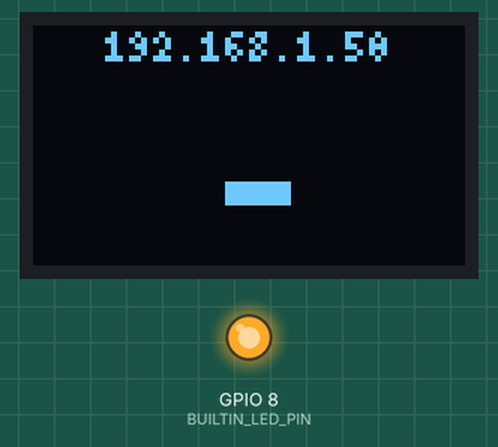
Bench run of a program on a simulated ESP32-C3. Shown: 72×40 one-colour display, output pins drawn as LEDs (lit = HIGH). WiFi joins after 1.5 s; servers stay silent unless stated; what the program prints to the serial monitor is not drawn.

Above: at 1.6 s.

The program:

main.cpp
```cpp
// Hand signal device, version 1 (UC-HAND-001, TERM-DEVICE-STATE).
//
// Receives the state from the technician console over Wi-Fi and shows it:
//   lowered       "0"            normal display, green RGB LED (if fitted)
//   raised        "1".."9","9+"  inverted display, red RGB LED
//   not watching  "-"            normal display, amber RGB LED
// Shows "not watching" on power-on and after 10 s without a message.
// The board's built-in LED blinks twice a second while raised (BLINK_WHEN_RAISED, on by default).
//
// HTTP API (port 80):
//   POST /state   form fields: state=lowered|raised|not_watching, count=<n>, token=<DEVICE_TOKEN>
//   GET  /        current state as JSON

#include <Arduino.h>
#include <ESPmDNS.h>
#include <U8g2lib.h>
#include <WebServer.h>
#include <WiFi.h>
#include <WiFiMulti.h>
#include <Wire.h>

#include "secrets.h"

#ifndef OLED_SDA
#define OLED_SDA 5
#endif
#ifndef OLED_SCL
#define OLED_SCL 6
#endif
#ifndef RGB_LED_PIN
#define RGB_LED_PIN -1  // -1: no external RGB LED
#endif
#ifndef RGB_BRIGHTNESS
#define RGB_BRIGHTNESS 60
#endif
#ifndef BLINK_WHEN_RAISED
#define BLINK_WHEN_RAISED 1  // UC-HAND-001: blink the built-in LED while raised; 0 turns it off
#endif
#ifndef BUILTIN_LED_PIN
#define BUILTIN_LED_PIN 8  // ESP32-C3 boards: built-in LED on GPIO8; -1: none
#endif
#ifndef BUILTIN_LED_ACTIVE_LOW
#define BUILTIN_LED_ACTIVE_LOW 1  // lit when the pin is low
#endif
static constexpr uint32_t BLINK_HALF_PERIOD_MS = 250;  // 2 blinks per second

#if RGB_LED_PIN >= 0
#include <Adafruit_NeoPixel.h>
static Adafruit_NeoPixel pixel(1, RGB_LED_PIN, NEO_GRB + NEO_KHZ800);
#endif

static constexpr uint32_t STATE_TIMEOUT_MS = 10000;  // UC-HAND-001: 10 s without a message

enum class HandState { NotWatching, Lowered, Raised };

static U8G2_SSD1306_72X40_ER_F_HW_I2C oled(U8G2_R0, U8X8_PIN_NONE);
static WiFiMulti wifiMulti;
static WebServer server(80);

static HandState state = HandState::NotWatching;
static int raisedCount = 0;
static uint32_t lastMessageAt = 0;
static bool wifiUp = false;
static bool dirty = true;

static const char *stateName(HandState s) {
  switch (s) {
    case HandState::Lowered: return "lowered";
    case HandState::Raised: return "raised";
    default: return "not_watching";
  }
}

static void setLed() {
#if RGB_LED_PIN >= 0
  uint32_t c;
  switch (state) {
    case HandState::Lowered: c = pixel.Color(0, 160, 0); break;
    case HandState::Raised: c = pixel.Color(255, 0, 0); break;
    default: c = pixel.Color(255, 110, 0); break;
  }
  pixel.setPixelColor(0, c);
  pixel.show();
#endif
}

static void drawCentered(const char *text, int baseline) {
  int w = oled.getStrWidth(text);
  oled.drawStr((oled.getDisplayWidth() - w) / 2, baseline, text);
}

static void render() {
  char big[4];
  char top[20];

  switch (state) {
    case HandState::Lowered:
      strcpy(big, "0");
      strcpy(top, "lowered");
      break;
    case HandState::Raised:
      if (raisedCount > 9) strcpy(big, "9+");
      else snprintf(big, sizeof big, "%d", raisedCount < 1 ? 1 : raisedCount);
      strcpy(top, "RAISED");
      break;
    default:
      strcpy(big, "-");
      // While not watching, show the address so the technician can find the device.
      if (wifiUp) snprintf(top, sizeof top, "%s", WiFi.localIP().toString().c_str());
      else strcpy(top, "no wifi");
      break;
  }

  const bool inverted = state == HandState::Raised;
  oled.clearBuffer();
  if (inverted) {
    oled.setDrawColor(1);
    oled.drawBox(0, 0, oled.getDisplayWidth(), oled.getDisplayHeight());
    oled.setDrawColor(0);
  } else {
    oled.setDrawColor(1);
  }
  oled.setFontMode(1);
  oled.setFont(u8g2_font_4x6_tr);
  drawCentered(top, 6);
  oled.setFont(u8g2_font_logisoso28_tr);
  drawCentered(big, 39);
  oled.sendBuffer();

  setLed();
}

// Built-in LED: blinks while raised, off otherwise (UC-HAND-001, AC-HAND-011).
static void updateBuiltinLed() {
#if BLINK_WHEN_RAISED && BUILTIN_LED_PIN >= 0
  const bool on = state == HandState::Raised && (millis() / BLINK_HALF_PERIOD_MS) % 2 == 0;
  digitalWrite(BUILTIN_LED_PIN, (on != (BUILTIN_LED_ACTIVE_LOW != 0)) ? HIGH : LOW);
#endif
}

static void setState(HandState s, int count) {
  if (s != state || count != raisedCount) dirty = true;
  state = s;
  raisedCount = count;
}

static void handleState() {
  if (strlen(DEVICE_TOKEN) > 0 && server.arg("token") != DEVICE_TOKEN) {
    server.send(403, "text/plain", "bad token");
    return;
  }
  const String s = server.arg("state");
  const int count = server.arg("count").toInt();
  if (s == "lowered") setState(HandState::Lowered, 0);
  else if (s == "raised") setState(HandState::Raised, count);
  else if (s == "not_watching") setState(HandState::NotWatching, 0);
  else {
    server.send(400, "text/plain", "state must be lowered, raised or not_watching");
    return;
  }
  lastMessageAt = millis();
  server.send(204);
}

static void handleRoot() {
  char body[160];
  snprintf(body, sizeof body,
           "{\"state\":\"%s\",\"count\":%d,\"msSinceMessage\":%lu,\"ssid\":\"%s\"}",
           stateName(state), raisedCount, (unsigned long)(millis() - lastMessageAt),
           WiFi.SSID().c_str());
  server.send(200, "application/json", body);
}

void setup() {
  Serial.begin(115200);

  Wire.begin(OLED_SDA, OLED_SCL);
  oled.begin();
  oled.setContrast(255);

#if RGB_LED_PIN >= 0
  pixel.begin();
  pixel.setBrightness(RGB_BRIGHTNESS);
#endif

#if BLINK_WHEN_RAISED && BUILTIN_LED_PIN >= 0
  pinMode(BUILTIN_LED_PIN, OUTPUT);
#endif
  updateBuiltinLed();  // off
  render();  // power-on: not watching (UC-HAND-001 failure handling)

  WiFi.mode(WIFI_STA);
  WiFi.setHostname(DEVICE_HOSTNAME);
  for (const auto &n : WIFI_NETWORKS) wifiMulti.addAP(n.ssid, n.password);

  server.on("/", HTTP_GET, handleRoot);
  server.on("/state", HTTP_POST, handleState);
  server.begin();
}

void loop() {
  const bool connected = wifiMulti.run() == WL_CONNECTED;
  if (connected != wifiUp) {
    wifiUp = connected;
    dirty = true;
    if (connected) {
      MDNS.end();
      if (MDNS.begin(DEVICE_HOSTNAME)) MDNS.addService("http", "tcp", 80);
      Serial.printf("Wi-Fi %s, IP %s, http://%s.local/\n", WiFi.SSID().c_str(),
                    WiFi.localIP().toString().c_str(), DEVICE_HOSTNAME);
    } else {
      setState(HandState::NotWatching, 0);
      Serial.println("Wi-Fi lost");
    }
  }

  if (connected) server.handleClient();

  if (state != HandState::NotWatching && millis() - lastMessageAt > STATE_TIMEOUT_MS) {
    setState(HandState::NotWatching, 0);
    Serial.println("No message for 10 s: not watching");
  }

  if (dirty) {
    dirty = false;
    render();
  }
  updateBuiltinLed();
  delay(5);
}
```

secrets.example.h
```cpp
// Copy this file to secrets.h (git-ignored) and fill in your own values.
#pragma once

struct WifiNetwork {
  const char *ssid;
  const char *password;
};

// Every network the device may meet. It joins whichever is in range,
// so the same firmware works at home and at the meeting location.
static const WifiNetwork WIFI_NETWORKS[] = {
    {"home-wifi-name", "home-wifi-password"},
    {"venue-wifi-name", "venue-wifi-password"},
};

// The device answers at http://<DEVICE_HOSTNAME>.local/ on the network.
#define DEVICE_HOSTNAME "hand-signal"

// Shared secret: the console must send the same value. Empty string disables the check.
#define DEVICE_TOKEN "change-me-to-something-random"
```
